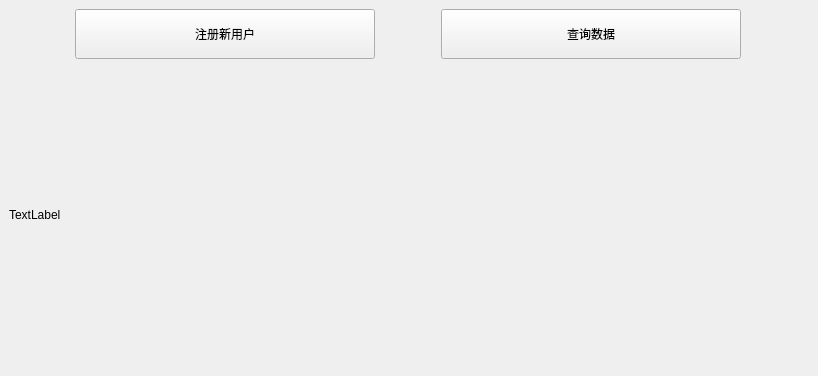
<?xml version="1.0" encoding="UTF-8"?>
<ui version="4.0">
 <class>CommunitySecurityServer</class>
 <widget class="QMainWindow" name="CommunitySecurityServer">
  <property name="geometry">
   <rect>
    <x>0</x>
    <y>0</y>
    <width>818</width>
    <height>376</height>
   </rect>
  </property>
  <property name="windowTitle">
   <string>CommunitySecurityServer</string>
  </property>
  <widget class="QWidget" name="centralwidget">
   <layout class="QVBoxLayout" name="verticalLayout">
    <item>
     <layout class="QHBoxLayout" name="horizontalLayout">
      <property name="spacing">
       <number>0</number>
      </property>
      <item>
       <widget class="QPushButton" name="pushButton">
        <property name="minimumSize">
         <size>
          <width>300</width>
          <height>50</height>
         </size>
        </property>
        <property name="maximumSize">
         <size>
          <width>100</width>
          <height>50</height>
         </size>
        </property>
        <property name="text">
         <string>注册新用户</string>
        </property>
       </widget>
      </item>
      <item>
       <widget class="QPushButton" name="pushButton_2">
        <property name="minimumSize">
         <size>
          <width>300</width>
          <height>50</height>
         </size>
        </property>
        <property name="maximumSize">
         <size>
          <width>300</width>
          <height>50</height>
         </size>
        </property>
        <property name="text">
         <string>查询数据</string>
        </property>
       </widget>
      </item>
     </layout>
    </item>
    <item>
     <widget class="QLabel" name="show_Img">
      <property name="minimumSize">
       <size>
        <width>800</width>
        <height>300</height>
       </size>
      </property>
      <property name="maximumSize">
       <size>
        <width>800</width>
        <height>300</height>
       </size>
      </property>
      <property name="text">
       <string>TextLabel</string>
      </property>
     </widget>
    </item>
   </layout>
  </widget>
 </widget>
 <resources/>
 <connections/>
</ui>
